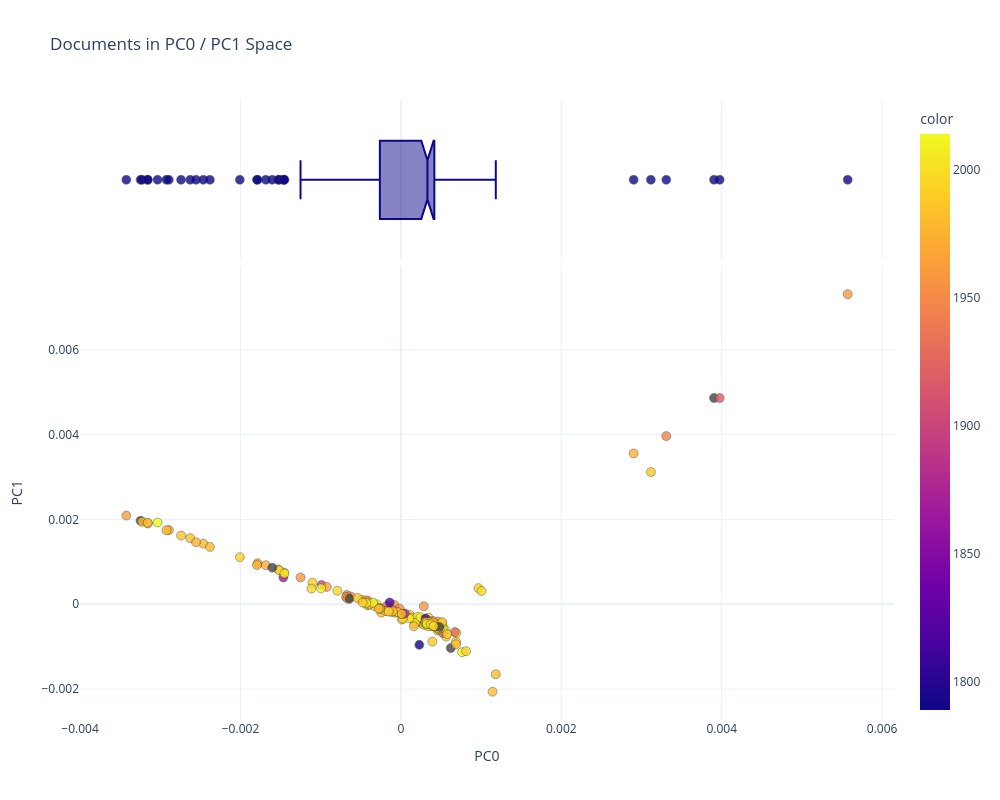

This figure's notebook cell:
### Markdown cell above
## PCA Visualization 1: Documents in first two components

### Code cell
vis_pcs(0, 1, col="original_year").show()

### Figure 1 — Plotly figure (JSON) as saved in the notebook; plotly's stock layout.template omitted (floating-point values rounded to 4 significant figures; data arrays with more than 128 entries replaced by an {"elided": "..."} marker saying what was removed)
{"data": [{"customdata": {"elided": "192x3 mixed values"}, "hovertemplate": "<b>%{hovertext}</b><br><br>PC0=%{x}<br>PC1=%{y}<br>title=%{customdata[0]}<br>file_year=%{customdata[1]}<br>n_chars=%{customdata[2]}<br>color=%{marker.color}<extra></extra>", "hovertext": {"elided": "192 str values"}, "legendgroup": "", "marker": {"color": {"elided": "192 float values"}, "coloraxis": "coloraxis", "line": {"color": "#333333", "width": 0.5}, "opacity": 0.8, "size": 9, "symbol": "circle"}, "mode": "markers", "name": "", "orientation": "v", "showlegend": false, "type": "scatter", "x": {"elided": "192 float values"}, "xaxis": "x", "y": {"elided": "192 float values"}, "yaxis": "y"}, {"alignmentgroup": "True", "customdata": {"elided": "192x3 mixed values"}, "hovertemplate": "<b>%{hovertext}</b><br><br>PC0=%{x}<br>title=%{customdata[0]}<br>file_year=%{customdata[1]}<br>n_chars=%{customdata[2]}<extra></extra>", "hovertext": {"elided": "192 str values"}, "legendgroup": "", "marker": {"color": "#0d0887", "line": {"color": "#333333", "width": 0.5}, "opacity": 0.8, "size": 9, "symbol": "circle"}, "name": "", "notched": true, "offsetgroup": "", "showlegend": false, "type": "box", "x": {"elided": "192 float values"}, "xaxis": "x2", "yaxis": "y2"}], "layout": {"coloraxis": {"colorbar": {"title": {"text": "color"}}, "colorscale": [[0, "#0d0887"], [0.1111, "#46039f"], [0.2222, "#7201a8"], [0.3333, "#9c179e"], [0.4444, "#bd3786"], [0.5556, "#d8576b"], [0.6667, "#ed7953"], [0.7778, "#fb9f3a"], [0.8889, "#fdca26"], [1, "#f0f921"]]}, "height": 800, "legend": {"title": {"text": "original_year"}, "tracegroupgap": 0}, "title": {"text": "Documents in PC0 / PC1 Space"}, "width": 1000, "xaxis": {"anchor": "y", "domain": [0, 1], "title": {"text": "PC0"}}, "xaxis2": {"anchor": "y2", "domain": [0, 1], "matches": "x", "showgrid": true, "showticklabels": false}, "yaxis": {"anchor": "x", "domain": [0, 0.7326], "title": {"text": "PC1"}}, "yaxis2": {"anchor": "x2", "domain": [0.7426, 1], "matches": "y2", "showgrid": false, "showline": false, "showticklabels": false, "ticks": ""}}}
